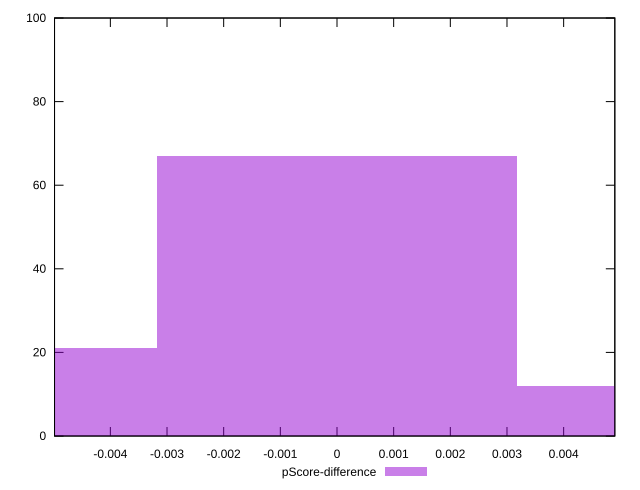

Here is the gnuplot script that generated this plot:
reset

$pScoreDifference <<EOF
0.006368721439784694 12
-0.006368721439784694 21
0 67
EOF

set key outside below
set boxwidth 0.006368721439784694
set xrange [-0.004985080500460759:0.004903156421648847]
set yrange [0:100]
set trange [0:100]
set style fill transparent solid 0.5 noborder
set terminal svg size 640, 490 enhanced background rgb 'white'
set output "report_00014_2021-02-09T15:56:05.503Z/first-contentful-paint/samples/pages+cached+noadtech/pScore-difference/histogram.svg"

plot $pScoreDifference title "pScore-difference" with boxes

reset
